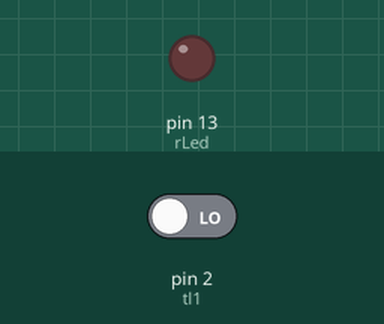
Simulated run of this sketch. Board: Arduino Uno, built with avr-gcc and run on an emulated ATmega328P. On the bench: output pins drawn as LEDs (lit = HIGH). Inputs (shaded band) come from the test bench; at power-on: pin 2 (tl1) LOW.

Above: at 1.2 s.
1.3 s: pin 2 (tl1) driven HIGH
At 2.6 s:
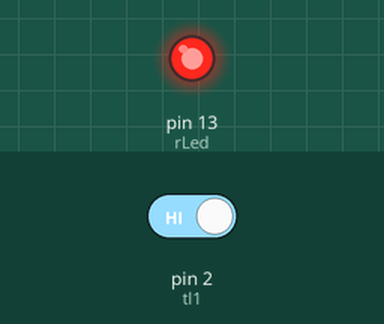
Timing chart, 0 to 4.3 s (numbered marks = the images above; inputs shaded):
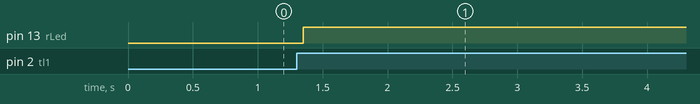

Measured:
- after the input at 1.3 s, pin 13 (rLed): LOW → HIGH after 0.05 s

The sketch:

digi_3_butts_press.ino
```cpp
const byte rLed = 13; // cervena LED
const byte tl1 = 2; // tlacitko 1

int stavLed = LOW;       // soucasny stav LEDky
int stavTlac;             // soucasny stav tlacitka
int poslStavTlac = LOW;   // predchozi stav tlacitka

long poslCasDebounce = 0;  // cas posledni zmeny stavu tlacitka
long debounceSirka = 50;    // sirka okna the debounce time; increase if the output flickers

void setup() {
  pinMode(tl1, INPUT);
  pinMode(rLed, OUTPUT);

  // vychozi stav LED
  digitalWrite(rLed, stavLed);
}

void loop() {
  // read the state of the switch into a local variable:
  int stav = digitalRead(tl1);

  // check to see if you just pressed the button
  // (i.e. the input went from LOW to HIGH),  and you've waited
  // long enough since the last press to ignore any noise:

  // If the switch changed, due to noise or pressing:
  if (stav != poslStavTlac) {
    // reset the debouncing timer
    poslCasDebounce = millis();
  }

  if ((millis() - poslCasDebounce) > debounceSirka) {
    // whatever the reading is at, it's been there for longer
    // than the debounce delay, so take it as the actual current state:

    // if the button state has changed:
    if (stav != stavTlac) {
      stavTlac = stav;

      // only toggle the LED if the new button state is HIGH
      if (stavTlac == HIGH) {
        stavLed = !stavLed;
      }
    }
  }

  // set the LED:
  digitalWrite(rLed, stavLed);

  // save the reading.  Next time through the loop,
  // it'll be the lastButtonState:
  poslStavTlac = stav;
}
```
